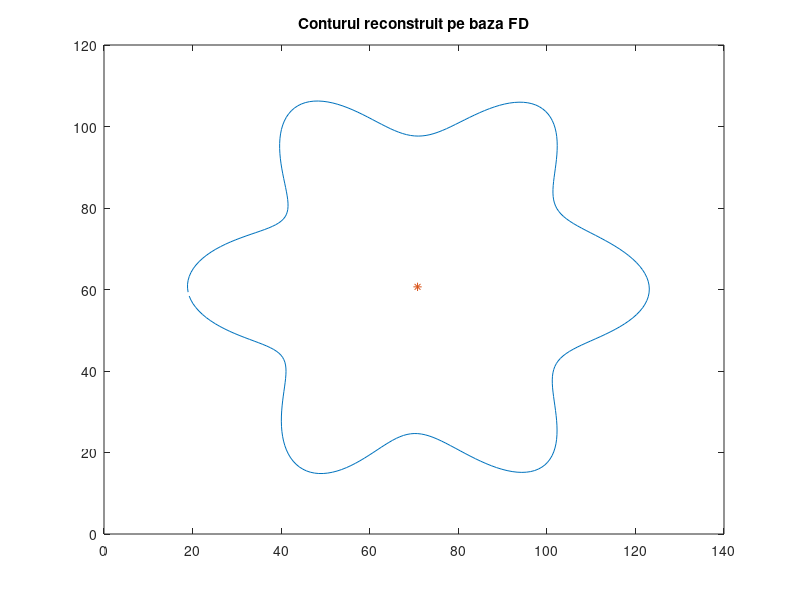

Write the MATLAB code that produced this figure.
clear, close all
ax(1) = -44.2, 	ax(2) = 0.6, 	ax(3) = 0.7, 	ax(4) = -0.4, 	ax(5) = -4.8, 	ax(6) = -0.01, 	ax(7) = -3.7, 
bx(1) = 1.2, 	bx(2) = 0.1, 	bx(3) = -0.03, 	bx(4) = -0.2, 	bx(5) = 0.5, 	bx(6) = 0.1, 	bx(7) = 0.9, 
ay(1) = -1.2, 	ay(2) = -0.1, 	ay(3) = 0.1, 	ay(4) = 0.2, 	ay(5) = 0.6, 	ay(6) = -0.3, 	ay(7) = -0.6,
by(1) = -43.8, 	by(2) = 0.8, 	by(3) = 0.1, 	by(4) = 0.4, 	by(5) = 3.7, 	by(6) = -0.6, 	by(7) = -3.6,
ax0 =  141.6, ay0 = 121.3, 

m = 327;
nc = 7;
T = m; w = 2*pi/T;
for n = 1:m
    X2(n) = ax0/2;
    Y2(n) = ay0/2;
    for k = 1:nc
        X2(n) = X2(n) + ax(k)*cos(k*w*n)+bx(k)*sin(k*w*n);
        Y2(n) = Y2(n) + ay(k)*cos(k*w*n)+by(k)*sin(k*w*n);
    end
end
c2 = [X2; Y2];
figure; plot(c2(1,:),c2(2,:)); hold on; plot(ax0/2,ay0/2,'*'); title('Conturul reconstruit pe baza FD')
